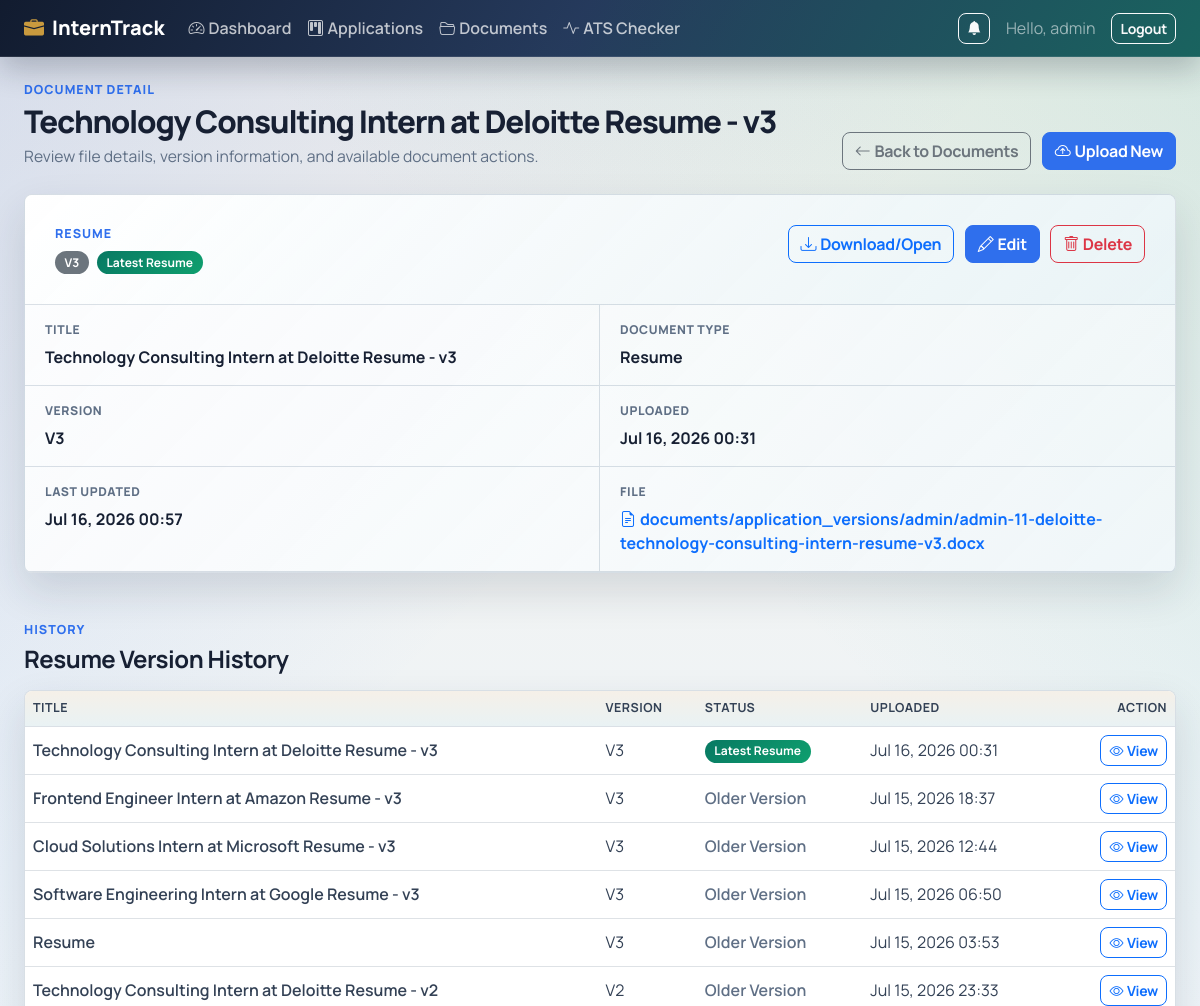
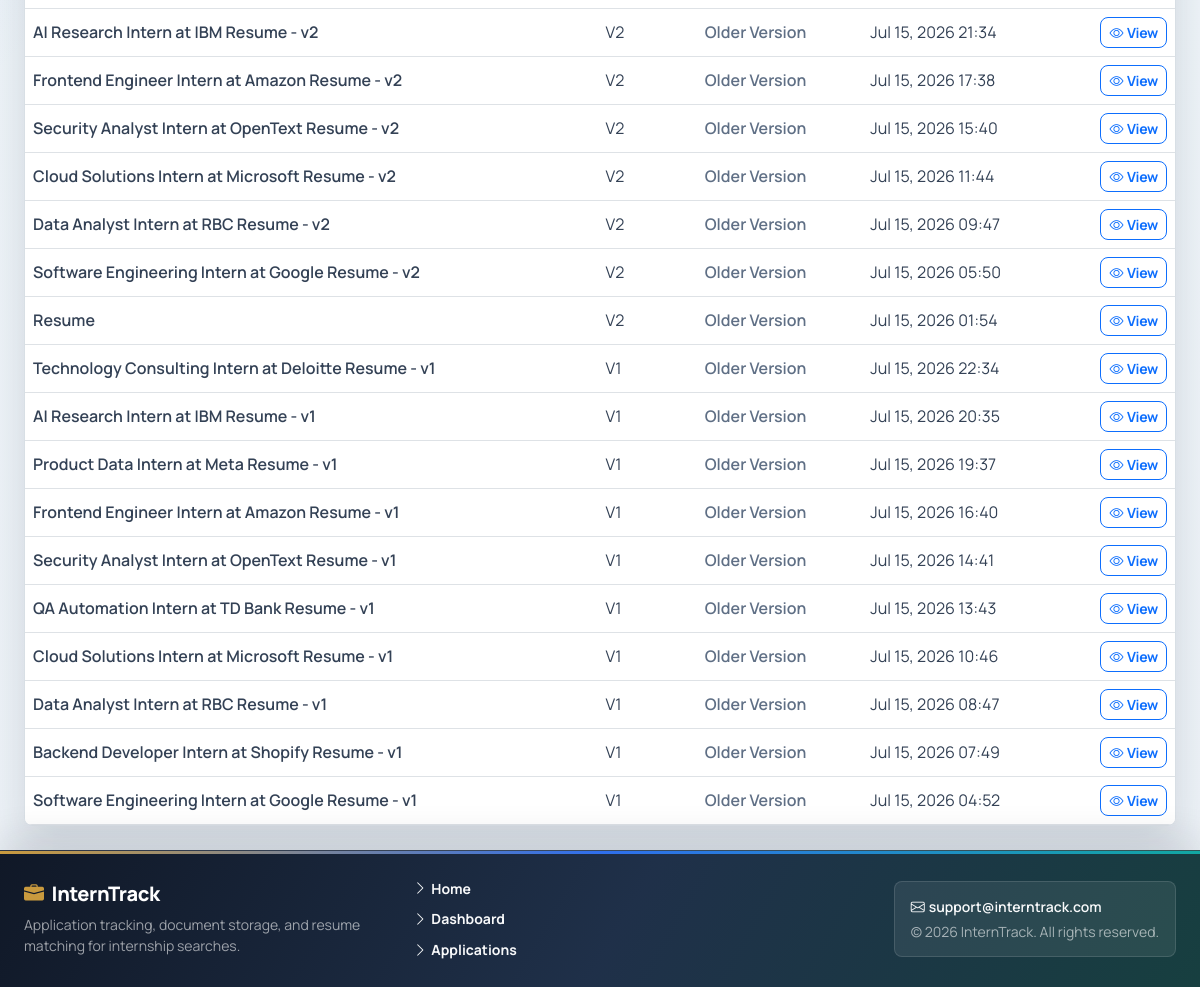
Screenshot of /documents/31/ (signed in) with the database file from the repository (2 pictures, top to bottom).
### documents/models.py (models this page shows, shortened)
class UploadedDocument(models.Model):
    RESUME = "resume"
    COVER_LETTER = "cover_letter"
    OTHER = "other"
    DOCUMENT_TYPE_CHOICES = [
        (RESUME, "Resume"),
        (COVER_LETTER, "Cover Letter"),
        (OTHER, "Other"),
    ]
    user = models.ForeignKey(User, on_delete=models.CASCADE)
    title = models.CharField(max_length=200)
    document_type = models.CharField(max_length=20, choices=DOCUMENT_TYPE_CHOICES)
    file = models.FileField(
        upload_to="documents/",
        validators=[validate_document_extension, validate_document_size],
    )
    version = models.PositiveIntegerField(default=1)
    uploaded_at = models.DateTimeField(auto_now_add=True)
    updated_at = models.DateTimeField(auto_now=True)
    class Meta:
        ordering = ["-uploaded_at"]

### documents/views.py (the view)
# urls.py: path("documents/<int:pk>/", DocumentDetailView.as_view(), name="document_detail"),
class DocumentDetailView(LoginRequiredMixin, DetailView):
    model = UploadedDocument
    template_name = "documents/document_detail.html"
    context_object_name = "document"
    def get_queryset(self):
        return UploadedDocument.objects.filter(user=self.request.user)
    def get_context_data(self, **kwargs):
        context = super().get_context_data(**kwargs)
        document = self.object
        if document.document_type == UploadedDocument.RESUME:
            resume_versions = UploadedDocument.objects.filter(
                user=self.request.user,
                document_type=UploadedDocument.RESUME,
            ).order_by("-version", "-uploaded_at")
            context["resume_versions"] = resume_versions
            context["latest_resume"] = resume_versions.first()
        return context

### documents/templates/documents/document_detail.html (shortened to what this page needs)
{% extends "base.html" %}
{% block content %}
<div class="page-heading">
    <div>
        <div class="page-kicker">Document Detail</div>
        <h1 class="page-title">{{ document.title }}</h1>
        <p class="page-subtitle">Review file details, version information, and available document actions.</p>
    </div>
    <div class="page-actions">
        <a class="btn btn-outline-secondary" href="{% url 'documents:document_list' %}">
            <i class="bi bi-arrow-left me-1"></i>Back to Documents
        </a>
        <a class="btn btn-primary" href="{% url 'documents:document_upload' %}">
            <i class="bi bi-cloud-arrow-up me-1"></i>Upload New
        </a>
    </div>
</div>
<section class="detail-panel">
    <div class="detail-hero">
        <div>
            <div class="page-kicker mb-2">{{ document.get_document_type_display }}</div>
            <div class="d-flex flex-wrap align-items-center gap-2">
                {% if document.document_type == "resume" %}
                    <span class="badge status-pill bg-secondary">V{{ document.version }}</span>
                    {% if latest_resume and document.pk == latest_resume.pk %}
                        <span class="badge status-pill bg-success">Latest Resume</span>
                    {% endif %}
                {% else %}
                    <span class="badge status-pill bg-primary">{{ document.get_document_type_display }}</span>
                {% endif %}
            </div>
        </div>
        <div class="page-actions">
            <a class="btn btn-outline-primary" href="{{ document.file.url }}" target="_blank" rel="noopener">
                <i class="bi bi-download me-1"></i>Download/Open
            </a>
            <a class="btn btn-primary" href="{% url 'documents:document_edit' document.pk %}">
                <i class="bi bi-pencil me-1"></i>Edit
            </a>
            <a class="btn btn-outline-danger" href="{% url 'documents:document_delete' document.pk %}">
                <i class="bi bi-trash me-1"></i>Delete
            </a>
        </div>
    </div>
    <div class="detail-grid">
        <div class="detail-item">
            <div class="detail-label">Title</div>
            <div class="detail-value">{{ document.title }}</div>
        </div>
        <div class="detail-item">
            <div class="detail-label">Document Type</div>
            <div class="detail-value">{{ document.get_document_type_display }}</div>
        </div>
        <div class="detail-item">
            <div class="detail-label">Version</div>
            <div class="detail-value">V{{ document.version }}</div>
        </div>
        <div class="detail-item">
            <div class="detail-label">Uploaded</div>
            <div class="detail-value">{{ document.uploaded_at|date:"M d, Y H:i" }}</div>
        </div>
        <div class="detail-item">
            <div class="detail-label">Last Updated</div>
            <div class="detail-value">{{ document.updated_at|date:"M d, Y H:i" }}</div>
        </div>
        <div class="detail-item">
            <div class="detail-label">File</div>
            <div class="detail-value">
                <a class="text-decoration-none" href="{{ document.file.url }}" target="_blank" rel="noopener">
                    <i class="bi bi-file-earmark-text me-1"></i>{{ document.file.name }}
                </a>
            </div>
        </div>
    </div>
</section>
{% if resume_versions %}
<section class="mt-5">
    <div class="page-heading mb-3">
        <div>
            <div class="page-kicker">History</div>
            <h2 class="h4 fw-bold mb-0">Resume Version History</h2>
        </div>
    </div>
    <div class="table-shell">
        <div class="table-responsive">
            <table class="table table-hover align-middle">
                <thead>
                    <tr>
                        <th>Title</th>
                        <th>Version</th>
                        <th>Status</th>
                        <th>Uploaded</th>
                        <th class="text-end">Action</th>
                    </tr>
                </thead>
                <tbody>
                    {% for resume in resume_versions %}
                    <tr>
                        <td class="fw-semibold">{{ resume.title }}</td>
                        <td>V{{ resume.version }}</td>
                        <td>
                            {% if latest_resume and resume.pk == latest_resume.pk %}
                                <span class="badge status-pill bg-success">Latest Resume</span>
                            {% else %}
                                <span class="detail-value-muted">Older Version</span>
                            {% endif %}
                        </td>
                        <td>{{ resume.uploaded_at|date:"M d, Y H:i" }}</td>
                        <td class="text-end">
                            <a class="btn btn-sm btn-outline-primary" href="{% url 'documents:document_detail' resume.pk %}">
                                <i class="bi bi-eye me-1"></i>View
                            </a>
                        </td>
                    </tr>
                    {% endfor %}
                </tbody>
            </table>
        </div>
    </div>
</section>
{% endif %}
{% endblock %}

### templates/base.html (shortened to what this page needs)
<!doctype html>
{% load static %}
<html lang="en">
<head>
    <link href="https://cdn.jsdelivr.net/npm/bootstrap@5.3.3/dist/css/bootstrap.min.css" rel="stylesheet">
    <link href="https://cdn.jsdelivr.net/npm/bootstrap-icons@1.11.3/font/bootstrap-icons.min.css" rel="stylesheet">
    <link href="{% static 'css/interntrack.css' %}" rel="stylesheet">
</head>
<body class="app-shell d-flex flex-column min-vh-100">
<nav class="navbar navbar-expand-lg navbar-dark app-navbar">
    <div class="container-fluid px-4">
        <a class="navbar-brand d-flex align-items-center gap-2" href="{% url 'home' %}">
            <i class="bi bi-briefcase-fill brand-icon"></i>
            <span>InternTrack</span>
        </a>
        <div class="collapse navbar-collapse" id="mainNavbar">
            <ul class="navbar-nav me-auto mb-2 mb-lg-0">
                {% if user.is_authenticated %}
                <li class="nav-item">
                    <a class="nav-link" href="{% url 'dashboard:dashboard_home' %}"><i class="bi bi-speedometer2 me-1"></i>Dashboard</a>
                </li>
                <li class="nav-item">
                    <a class="nav-link" href="{% url 'application_list' %}"><i class="bi bi-kanban me-1"></i>Applications</a>
                </li>
                <li class="nav-item">
                    <a class="nav-link" href="{% url 'documents:document_list' %}"><i class="bi bi-folder2-open me-1"></i>Documents</a>
                </li>
                <li class="nav-item">
                    <a class="nav-link" href="{% url 'documents:ats_checker' %}"><i class="bi bi-activity me-1"></i>ATS Checker</a>
                </li>
                {% endif %}
            </ul>
            <div class="d-flex align-items-center gap-2">
                {% if user.is_authenticated %}
                    <div class="dropdown me-2">
                        <a class="btn btn-outline-light btn-sm position-relative"
                           href="#"
                           id="notifDropdown"
                           data-bs-toggle="dropdown"
                           aria-expanded="false"
                           title="Notifications">
                            <i class="bi bi-bell-fill"></i>
                        </a>
                    </div>
                    <a class="navbar-text text-decoration-none me-2" href="{% url 'profile' %}">
                        Hello, {{ user.get_full_name|default:user.first_name|default:user.username }}
                    </a>
                    <form method="post" action="{% url 'logout' %}">
                        <button type="submit" class="btn btn-outline-light btn-sm">Logout</button>
                    </form>
                {% else %}
                    <a class="btn btn-outline-light btn-sm" href="{% url 'login' %}">Login</a>
                    <a class="btn btn-primary btn-sm" href="{% url 'register' %}">Register</a>
                {% endif %}
            </div>
        </div>
    </div>
</nav>
<main class="app-main container-fluid px-4 py-4 flex-grow-1">
    {% block content %}{% endblock %}
</main>
<footer class="app-footer text-light mt-auto py-4">
    <div class="container-fluid px-4">
        <div class="row g-3 align-items-center">
            <div class="col-md-4">
                <h2 class="h5 mb-2 d-flex align-items-center gap-2">
                    <i class="bi bi-briefcase-fill brand-icon"></i>
                    <span>InternTrack</span>
                </h2>
                <p class="small text-secondary mb-0">Application tracking, document storage, and resume matching for internship searches.</p>
            </div>
            <div class="col-md-4">
                <ul class="list-unstyled small mb-0 d-grid gap-1">
                    <li><a class="link-light link-offset-2 link-underline-opacity-0 link-underline-opacity-75-hover" href="{% url 'home' %}"><i class="bi bi-chevron-right me-1"></i>Home</a></li>
                    {% if user.is_authenticated %}
                    <li><a class="link-light link-offset-2 link-underline-opacity-0 link-underline-opacity-75-hover" href="{% url 'dashboard:dashboard_home' %}"><i class="bi bi-chevron-right me-1"></i>Dashboard</a></li>
                    <li><a class="link-light link-offset-2 link-underline-opacity-0 link-underline-opacity-75-hover" href="{% url 'application_list' %}"><i class="bi bi-chevron-right me-1"></i>Applications</a></li>
                    {% endif %}
                </ul>
            </div>
            <div class="col-md-4 text-md-end small text-secondary">
                <div class="footer-contact-card text-md-start">
                    <div class="text-light fw-semibold"><i class="bi bi-envelope me-1"></i>support@interntrack.com</div>
                    <div class="text-secondary mt-1">&copy; {% now "Y" %} InternTrack. All rights reserved.</div>
                </div>
            </div>
        </div>
    </div>
</footer>
</body>
</html>

### rows the page displays
UploadedDocument: title "Technology Consulting Intern at Deloitte Resume - v3", document_type "RESUME", version "3", document_type "Resume", uploaded_at "Jul 16, 2026 00:31", updated_at "Jul 16, 2026 00:57", file.name "documents/application_versions/admin/admin-11-deloitte-technology-consulting-intern-resume-v3.docx", shows "Latest Resume"
UploadedDocument: title "Frontend Engineer Intern at Amazon Resume - v3", version "3", shows "Older Version", uploaded_at "Jul 15, 2026 18:37"
UploadedDocument: title "Cloud Solutions Intern at Microsoft Resume - v3", version "3", shows "Older Version", uploaded_at "Jul 15, 2026 12:44"
UploadedDocument: title "Software Engineering Intern at Google Resume - v3", version "3", shows "Older Version", uploaded_at "Jul 15, 2026 06:50"
UploadedDocument: title "Resume", version "3", shows "Older Version", uploaded_at "Jul 15, 2026 03:53"
UploadedDocument: title "Technology Consulting Intern at Deloitte Resume - v2", version "2", shows "Older Version", uploaded_at "Jul 15, 2026 23:33"
UploadedDocument: title "AI Research Intern at IBM Resume - v2", version "2", shows "Older Version", uploaded_at "Jul 15, 2026 21:34"
UploadedDocument: title "Frontend Engineer Intern at Amazon Resume - v2", version "2", shows "Older Version", uploaded_at "Jul 15, 2026 17:38"
UploadedDocument: title "Security Analyst Intern at OpenText Resume - v2", version "2", shows "Older Version", uploaded_at "Jul 15, 2026 15:40"
UploadedDocument: title "Cloud Solutions Intern at Microsoft Resume - v2", version "2", shows "Older Version", uploaded_at "Jul 15, 2026 11:44"
UploadedDocument: title "Data Analyst Intern at RBC Resume - v2", version "2", shows "Older Version", uploaded_at "Jul 15, 2026 09:47"
UploadedDocument: title "Software Engineering Intern at Google Resume - v2", version "2", shows "Older Version", uploaded_at "Jul 15, 2026 05:50"
UploadedDocument: title "Resume", version "2", shows "Older Version", uploaded_at "Jul 15, 2026 01:54"
UploadedDocument: title "Technology Consulting Intern at Deloitte Resume - v1", version "1", shows "Older Version", uploaded_at "Jul 15, 2026 22:34"
UploadedDocument: title "AI Research Intern at IBM Resume - v1", version "1", shows "Older Version", uploaded_at "Jul 15, 2026 20:35"
UploadedDocument: title "Product Data Intern at Meta Resume - v1", version "1", shows "Older Version", uploaded_at "Jul 15, 2026 19:37"
UploadedDocument: title "Frontend Engineer Intern at Amazon Resume - v1", version "1", shows "Older Version", uploaded_at "Jul 15, 2026 16:40"
UploadedDocument: title "Security Analyst Intern at OpenText Resume - v1", version "1", shows "Older Version", uploaded_at "Jul 15, 2026 14:41"
UploadedDocument: title "QA Automation Intern at TD Bank Resume - v1", version "1", shows "Older Version", uploaded_at "Jul 15, 2026 13:43"
UploadedDocument: title "Cloud Solutions Intern at Microsoft Resume - v1", version "1", shows "Older Version", uploaded_at "Jul 15, 2026 10:46"
UploadedDocument: title "Data Analyst Intern at RBC Resume - v1", version "1", shows "Older Version", uploaded_at "Jul 15, 2026 08:47"
UploadedDocument: title "Backend Developer Intern at Shopify Resume - v1", version "1", shows "Older Version", uploaded_at "Jul 15, 2026 07:49"
UploadedDocument: title "Software Engineering Intern at Google Resume - v1", version "1", shows "Older Version", uploaded_at "Jul 15, 2026 04:52"

### other values shown
{{ user.get_full_name|default:user.first_name|default:user.username }} "admin"
